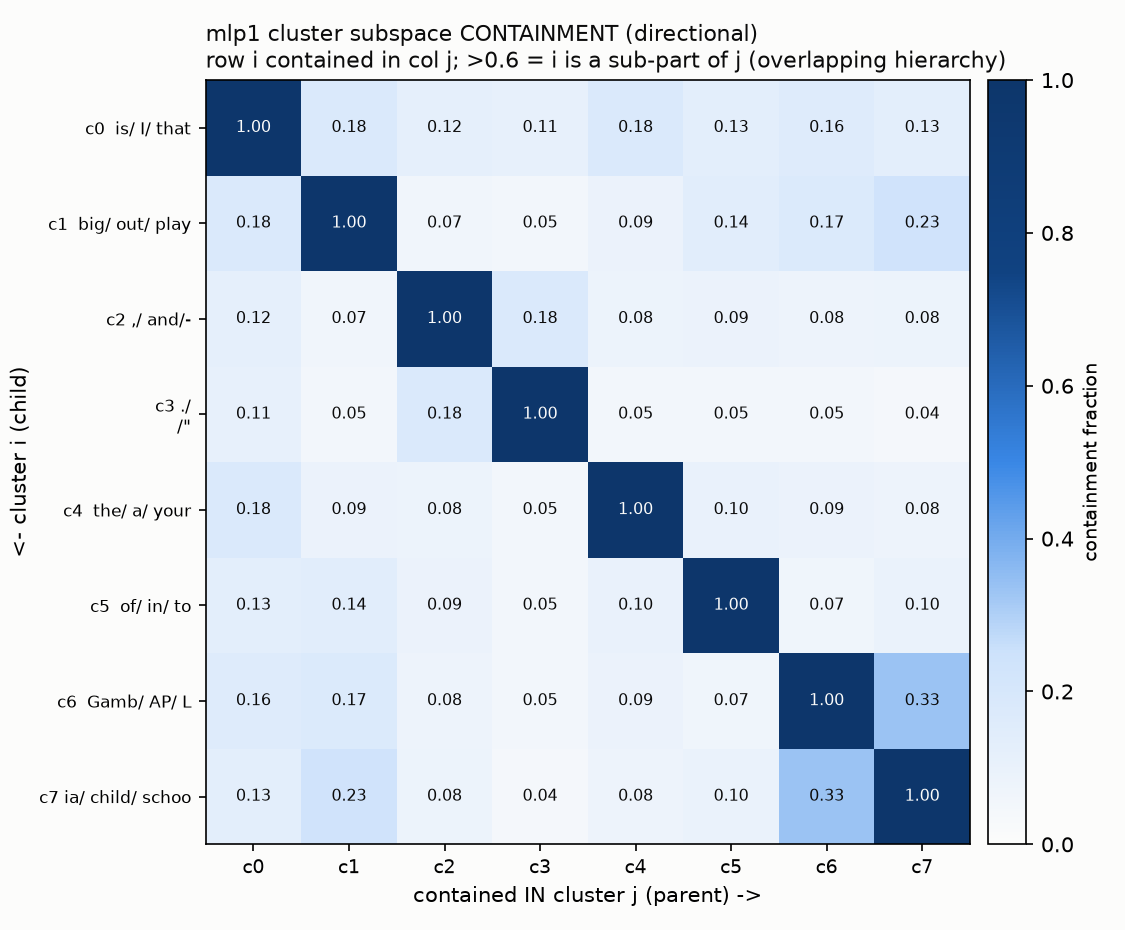

Write Python code to recreate this figure.
"""CLUSTER OVERLAP HIERARCHY (user observation): the mlp1 clusters are not
a clean tree -- they OVERLAP, so a group can be a sub-part of two parents
(an overlapping hierarchy / DAG). Measure directional SUBSPACE CONTAINMENT
between the K cluster output-subspaces: containment(i->j) = average fraction
of cluster i's top-r directions that lie inside cluster j's top-r subspace
(||U_j U_j^T U_i||_F^2 / r). High containment(i->j) means cluster i is a
sub-part of j. A cluster contained in >=2 others = overlapping hierarchy.
Also token-level soft overlap (ambiguous membership).

REGISTERED PREDICTIONS:
  (0) SANITY: diagonal containment = 1; random-subspace containment ~ r/D
      (=16/1152=0.014), so any large off-diagonal is real structure;
  (a) OVERLAPPING HIERARCHY (user's obs): >=1 cluster is strongly contained
      (>=0.6) in TWO OR MORE others -> the structure is a DAG, not a tree;
      report the containment matrix and the multi-parent clusters;
  (b) report token-level soft overlap: fraction of tokens whose 2nd-best
      centroid cosine is within 15% of the best (ambiguous membership);
  NULL: random unit subspaces of rank r have mean pairwise containment
      << the observed (near r/D)."""
import json, time, sys, torch
import torch.nn.functional as F
import numpy as np
import matplotlib
matplotlib.use('Agg')
import matplotlib.pyplot as plt
sys.path.insert(0, '/workspace/tensor_language')
from palette import INK, SECONDARY, MUTED, GRID, SURFACE, BLUES
sys.path.insert(0, '/workspace/rspd')
import census_lib as cl
from bilin18_joint_removal import m, DEV
from collections import Counter

D = 1152; LAYER = 1; NFIT = 16; K = 8; R = 16
PT = '/workspace/tensor_language/basis_aligned/bilinear_quotient/'
OUT = PT + 'cluster_overlap_hierarchy_results.json'


def kmeans(Xn, k, iters=30, seed=0):
    g = torch.Generator().manual_seed(seed)
    C = Xn[torch.randperm(Xn.shape[0], generator=g)[:k]].clone()
    for _ in range(iters):
        a = torch.cdist(Xn, C).argmin(1)
        for j in range(k):
            if (a == j).any(): C[j] = Xn[a == j].mean(0)
    return C / C.norm(dim=1, keepdim=True).clamp_min(1e-9), a


@torch.no_grad()
def capture(rows, n):
    cap = []; toks = []
    h = m.transformer.h[LAYER].mlp.register_forward_hook(
        lambda mo, i_, o_: cap.append(o_.detach().float().reshape(-1, D)))
    for i in range(0, n, 4):
        bb = rows[i:i+4, :257].to(DEV); idx = bb[:, :-1].contiguous()
        toks.append(idx.reshape(-1).cpu())
        x = F.rms_norm(m.transformer.wte(idx), (D,)); x0 = x; v1 = None
        for li, blk in enumerate(m.transformer.h): x, v1 = blk(x, v1, x0)
    h.remove()
    return torch.cat(cap, 0), torch.cat(toks, 0)


def d1(t):
    try: return cl.d1(int(t))
    except Exception: return f'<{t}>'


@torch.no_grad()
def main():
    t0 = time.time()
    cl.use_state(PT + 'census_state_diverse.pt')
    rows = cl.fineweb_rows(NFIT)
    O, toks = capture(rows, NFIT); tk = toks.numpy()
    On = (O / O.norm(dim=1, keepdim=True).clamp_min(1e-9)).cpu()
    C, assign = kmeans(On, K); assign = assign.numpy()

    # per-cluster orthonormal top-R subspace of outputs
    Us = []
    labels = []
    for j in range(K):
        Oj = O[assign == j]
        U, S, Vh = torch.linalg.svd(Oj.T @ Oj)
        Us.append(U[:, :R])                       # (D, R) orthonormal
        labels.append('/'.join(d1(t) for t, _ in Counter(tk[assign == j].tolist()).most_common(3)))

    # directional containment C[i,j] = ||U_j U_j^T U_i||_F^2 / R
    cont = np.zeros((K, K))
    for i in range(K):
        for j in range(K):
            P = Us[j] @ (Us[j].T @ Us[i])         # project U_i onto U_j subspace
            cont[i, j] = float((P.norm() ** 2) / R)

    # random-subspace null
    g = torch.Generator().manual_seed(0)
    rn = []
    for _ in range(8):
        Q, _ = torch.linalg.qr(torch.randn(D, R, generator=g)); Q2, _ = torch.linalg.qr(torch.randn(D, R, generator=g))
        P = Q2 @ (Q2.T @ Q); rn.append(float((P.norm()**2)/R))
    null_mean = float(np.mean(rn))

    # multi-parent clusters: contained (>=0.6) in >=2 OTHERS
    multi = []
    for i in range(K):
        parents = [j for j in range(K) if j != i and cont[i, j] >= 0.6]
        if len(parents) >= 2:
            multi.append({'cluster': i, 'label': labels[i], 'parents': parents,
                          'parent_labels': [labels[j] for j in parents]})

    # token soft overlap: 2nd-best centroid cosine within 15% of best
    sims = (On @ C.T).numpy()
    srt = np.sort(sims, 1)[:, ::-1]
    ambiguous = float(np.mean(srt[:, 1] >= 0.85 * srt[:, 0]))

    print('containment matrix (row i contained in col j):', flush=True)
    for i in range(K):
        print(f'  c{i} [{labels[i][:18]:18s}] ' + ' '.join(f'{cont[i,j]:.2f}' for j in range(K)), flush=True)
    print(f'\nrandom-subspace null containment {null_mean:.3f} (r/D={R/D:.3f})', flush=True)
    print(f'multi-parent (contained>=0.6 in >=2) clusters: {len(multi)}', flush=True)
    for mm in multi:
        print(f'  c{mm["cluster"]} [{mm["label"]}] < parents {mm["parents"]} '
              f'{mm["parent_labels"]}', flush=True)
    print(f'token ambiguous-membership fraction: {ambiguous:.2f}', flush=True)

    # heatmap
    fig, ax = plt.subplots(figsize=(7.5, 6.2)); fig.patch.set_facecolor(SURFACE); ax.set_facecolor(SURFACE)
    im = ax.imshow(cont, cmap=BLUES, vmin=0, vmax=1, origin='upper')
    ax.set_xticks(range(K)); ax.set_yticks(range(K))
    ax.set_xticklabels([f'c{j}' for j in range(K)], fontsize=9)
    ax.set_yticklabels([f'c{i} {labels[i][:16]}' for i in range(K)], fontsize=8)
    for i in range(K):
        for j in range(K):
            ax.text(j, i, f'{cont[i,j]:.2f}', ha='center', va='center', fontsize=7.5,
                    color=INK if cont[i,j] < 0.6 else SURFACE)
    ax.set_xlabel('contained IN cluster j (parent) ->', fontsize=10)
    ax.set_ylabel('<- cluster i (child)', fontsize=10)
    ax.set_title('mlp1 cluster subspace CONTAINMENT (directional)\n'
                 'row i contained in col j; >0.6 = i is a sub-part of j (overlapping hierarchy)',
                 fontsize=10.5, color=INK, loc='left')
    cb = fig.colorbar(im, ax=ax, fraction=0.046, pad=0.02); cb.set_label('containment fraction', fontsize=9)
    fig.tight_layout()
    fig.savefig(PT + 'cluster_overlap_hierarchy.png', dpi=150, facecolor=SURFACE)
    print('wrote cluster_overlap_hierarchy.png', flush=True)

    pa = len(multi) >= 1
    null_ok = null_mean < 0.1
    out = {'containment': cont.round(3).tolist(), 'labels': labels,
           'null_containment': round(null_mean, 4), 'multi_parent': multi,
           'ambiguous_frac': round(ambiguous, 3), 'R': R, 'K': K,
           'pred_a_overlapping': bool(pa), 'null_ok': bool(null_ok), 'runtime_s': time.time()-t0}
    json.dump(out, open(OUT, 'w'), indent=1)
    print(f'\n(a) overlapping hierarchy ({len(multi)} multi-parent): {pa}; NULL: {null_ok}')
    print(f'wrote {OUT} ({out["runtime_s"]:.0f}s)')


if __name__ == '__main__':
    main()
